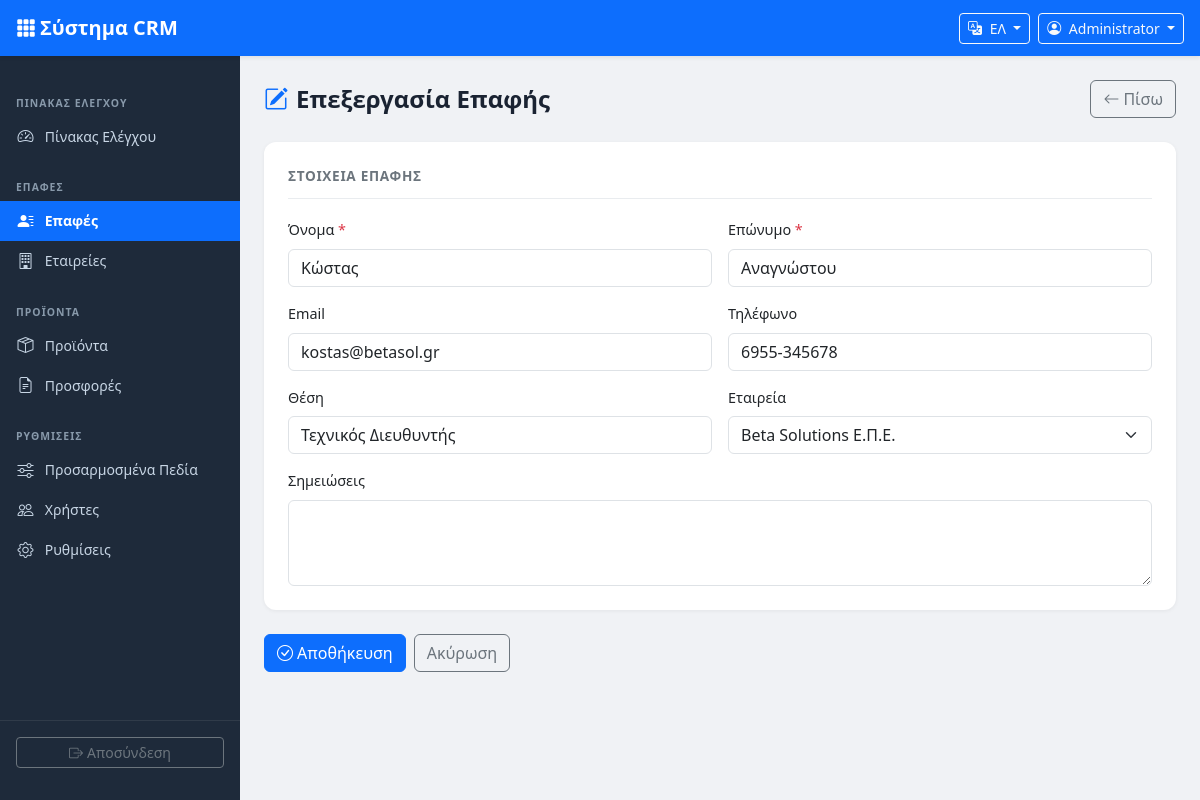
Page /contacts/edit.php?id=3 (signed in) on the committed database.
### tables this page shows
CREATE TABLE IF NOT EXISTS contacts (
    id INT UNSIGNED AUTO_INCREMENT PRIMARY KEY,
    company_id INT UNSIGNED DEFAULT NULL,
    first_name VARCHAR(100) NOT NULL,
    last_name VARCHAR(100) NOT NULL,
    email VARCHAR(150) DEFAULT NULL,
    phone VARCHAR(30) DEFAULT NULL,
    position VARCHAR(100) DEFAULT NULL,
    notes TEXT DEFAULT NULL,
    created_by INT UNSIGNED DEFAULT NULL,
    created_at TIMESTAMP DEFAULT CURRENT_TIMESTAMP,
    updated_at TIMESTAMP DEFAULT CURRENT_TIMESTAMP ON UPDATE CURRENT_TIMESTAMP,
    FOREIGN KEY (company_id) REFERENCES companies(id) ON DELETE SET NULL,
    FOREIGN KEY (created_by) REFERENCES users(id) ON DELETE SET NULL
);

CREATE TABLE IF NOT EXISTS companies (
    id INT UNSIGNED AUTO_INCREMENT PRIMARY KEY,
    name VARCHAR(200) NOT NULL,
    vat_number VARCHAR(30) DEFAULT NULL,
    phone VARCHAR(30) DEFAULT NULL,
    email VARCHAR(150) DEFAULT NULL,
    address VARCHAR(255) DEFAULT NULL,
    city VARCHAR(100) DEFAULT NULL,
    country VARCHAR(100) DEFAULT 'Greece',
    notes TEXT DEFAULT NULL,
    created_by INT UNSIGNED DEFAULT NULL,
    created_at TIMESTAMP DEFAULT CURRENT_TIMESTAMP,
    updated_at TIMESTAMP DEFAULT CURRENT_TIMESTAMP ON UPDATE CURRENT_TIMESTAMP,
    FOREIGN KEY (created_by) REFERENCES users(id) ON DELETE SET NULL
);

### includes/functions.php (called while the page is built, shortened)
<?php
function getLang(): array {
    static $lang = null;
    if ($lang !== null) return $lang;
    $code = $_SESSION['user_lang'] ?? DEFAULT_LANG;
    $file = __DIR__ . '/../lang/' . $code . '.php';
    $lang = require $file;
    return $lang;
}
function t(string $key, string $fallback = ''): string {
    $lang = getLang();
    return $lang[$key] ?? ($fallback ?: $key);
}
function e(mixed $val): string {
    return htmlspecialchars((string)$val, ENT_QUOTES | ENT_SUBSTITUTE, 'UTF-8');
}
function intParam(string $key, int $default = 0): int {
    $val = $_GET[$key] ?? $_POST[$key] ?? $default;
    return (int)$val;
}

### contacts/edit.php (the view, shortened to what this page needs)
<?php
require_once __DIR__ . '/../includes/header.php';
$db  = getDB();
$id  = intParam('id');
$contact = $db->prepare('SELECT * FROM contacts WHERE id = ?');
$contact->execute([$id]);
$contact = $contact->fetch();
$companies = $db->query('SELECT id, name FROM companies ORDER BY name ASC')->fetchAll();
$values    = $contact;
?>
<div class="page-header">
    <h1><i class="bi bi-pencil-square me-2 text-primary"></i><?= e(t('edit_contact')) ?></h1>
    <div class="d-flex gap-2">
        <a href="<?= APP_URL ?>/contacts/view.php?id=<?= $id ?>" class="btn btn-outline-secondary">
            <i class="bi bi-arrow-left me-1"></i><?= e(t('back')) ?>
        </a>
    </div>
</div>
<form method="post" action="">
    <div class="form-section">
        <div class="form-section-title"><?= e(t('contact_details')) ?></div>
        <div class="row g-3">
            <div class="col-md-6">
                <label class="form-label"><?= e(t('first_name')) ?> <span class="text-danger">*</span></label>
                <input type="text" class="form-control" name="first_name" value="<?= e($values['first_name']) ?>" required>
            </div>
            <div class="col-md-6">
                <label class="form-label"><?= e(t('last_name')) ?> <span class="text-danger">*</span></label>
                <input type="text" class="form-control" name="last_name" value="<?= e($values['last_name']) ?>" required>
            </div>
            <div class="col-md-6">
                <label class="form-label"><?= e(t('email')) ?></label>
                <input type="email" class="form-control" name="email" value="<?= e($values['email']) ?>">
            </div>
            <div class="col-md-6">
                <label class="form-label"><?= e(t('phone')) ?></label>
                <input type="text" class="form-control" name="phone" value="<?= e($values['phone']) ?>">
            </div>
            <div class="col-md-6">
                <label class="form-label"><?= e(t('position')) ?></label>
                <input type="text" class="form-control" name="position" value="<?= e($values['position']) ?>">
            </div>
            <div class="col-md-6">
                <label class="form-label"><?= e(t('company')) ?></label>
                <select class="form-select" name="company_id">
                    <?php foreach ($companies as $c): ?>
                    <option value="<?= $c['id'] ?>" <?= (int)$values['company_id'] === (int)$c['id'] ? 'selected' : '' ?>>
                        <?= e($c['name']) ?>
                    </option>
                    <?php endforeach; ?>
                </select>
            </div>
            <div class="col-12">
                <label class="form-label"><?= e(t('notes')) ?></label>
                <textarea class="form-control" name="notes" rows="3"><?= e($values['notes']) ?></textarea>
            </div>
        </div>
    </div>
    <div class="d-flex gap-2">
        <button type="submit" class="btn btn-primary">
            <i class="bi bi-check-circle me-1"></i><?= e(t('save')) ?>
        </button>
        <a href="<?= APP_URL ?>/contacts/view.php?id=<?= $id ?>" class="btn btn-outline-secondary">
            <?= e(t('cancel')) ?>
        </a>
    </div>
</form>
<?php require_once __DIR__ . '/../includes/footer.php'; ?>

### assets/css/style.css (style rules this page uses)
:root { --sidebar-width: 240px; --navbar-height: 56px; --sidebar-bg: #1e2a3a; --sidebar-hover: #2d3f55; --sidebar-active: #0d6efd; --sidebar-text: #c8d6e5; --sidebar-section: #8899aa; }
body.crm-body { background-color: #f0f2f5; font-family: 'Segoe UI', system-ui, -apple-system, sans-serif; font-size: 0.9rem; }
.page-header { display: flex; align-items: center; justify-content: space-between; margin-bottom: 1.5rem; flex-wrap: wrap; gap: 0.75rem; }
.page-header h1 { font-size: 1.5rem; font-weight: 700; color: #1a2332; margin: 0; }
.form-section { background: #fff; border-radius: 12px; padding: 1.5rem; margin-bottom: 1.5rem; box-shadow: 0 1px 4px rgba(0,0,0,0.06); }
.form-section-title { font-size: 0.85rem; font-weight: 700; text-transform: uppercase; letter-spacing: 0.05em; color: #6c757d; margin-bottom: 1.25rem; padding-bottom: 0.75rem; border-bottom: 1px solid #e9ecef; }

### rows in the picture
contacts: first_name "Κώστας", last_name "Αναγνώστου", email "kostas@betasol.gr", phone "6955-345678", position "Τεχνικός Διευθυντής", company_id "Beta Solutions Ε.Π.Ε."

### other values in the picture
t('app_name') "Σύστημα CRM"
$currentUser['name'] "Administrator"
t('dashboard') "ΠΊΝΑΚΑΣ ΕΛΈΓΧΟΥ"
t('dashboard') "Πίνακας Ελέγχου"
t('contacts') "ΕΠΑΦΈΣ"
t('contacts') "Επαφές"
t('companies') "Εταιρείες"
t('products') "ΠΡΟΪΌΝΤΑ"
t('products') "Προϊόντα"
t('offers') "Προσφορές"
t('settings') "ΡΥΘΜΊΣΕΙΣ"
t('custom_fields') "Προσαρμοσμένα Πεδία"
t('users') "Χρήστες"
t('settings') "Ρυθμίσεις"
t('logout') "Αποσύνδεση"
